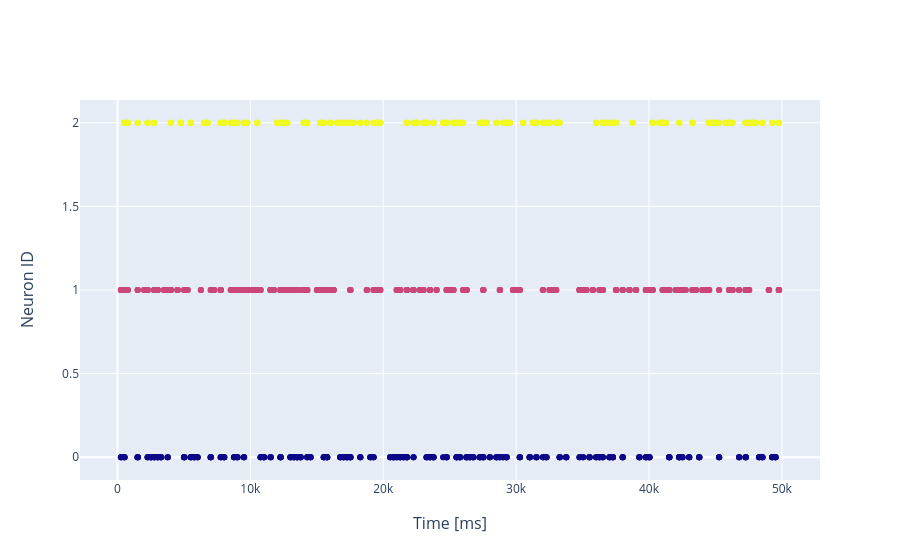

Notebook source saved alongside this figure:
### Markdown cell above
### Get a plot-able spiketrain

### Code cell
t, i = brian2_utils.get_spiketrains(sm_in, t_max=t_sim, n2plot=10)

fig = make_subplots(1,1, x_title="Time [ms]", y_title="Neuron ID")
fig.add_trace(dict(
    x=t / ms,
    y=i,
    marker=dict(
        color=i,
    ),
    mode="markers",

))
fig.show()

### Figure 1 — Plotly figure (JSON) as saved in the notebook; plotly's stock layout.template omitted (floating-point values rounded to 4 significant figures; data arrays with more than 128 entries replaced by an {"elided": "..."} marker saying what was removed)
{"data": [{"marker": {"color": {"elided": "1360 int values"}}, "mode": "markers", "type": "scatter", "x": {"elided": "1360 float values"}, "y": {"elided": "1360 int values"}}], "layout": {"annotations": [{"font": {"size": 16}, "showarrow": false, "text": "Time [ms]", "x": 0.5, "xanchor": "center", "xref": "paper", "y": 0, "yanchor": "top", "yref": "paper", "yshift": -30}, {"font": {"size": 16}, "showarrow": false, "text": "Neuron ID", "textangle": -90, "x": 0, "xanchor": "right", "xref": "paper", "xshift": -40, "y": 0.5, "yanchor": "middle", "yref": "paper"}], "xaxis": {"anchor": "y", "domain": [0, 1]}, "yaxis": {"anchor": "x", "domain": [0, 1]}}}
